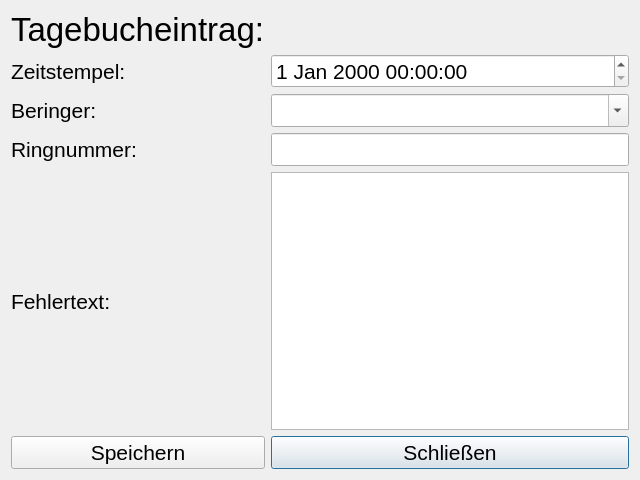
<?xml version="1.0" encoding="UTF-8"?>
<ui version="4.0">
 <class>Dialog</class>
 <widget class="QDialog" name="Dialog">
  <property name="geometry">
   <rect>
    <x>0</x>
    <y>0</y>
    <width>640</width>
    <height>480</height>
   </rect>
  </property>
  <property name="windowTitle">
   <string>Tagebucheintrag</string>
  </property>
  <layout class="QGridLayout" name="gridLayout_2">
   <item row="0" column="0">
    <layout class="QGridLayout" name="gridLayout">
     <item row="5" column="0">
      <widget class="QLabel" name="label_5">
       <property name="font">
        <font>
         <pointsize>16</pointsize>
        </font>
       </property>
       <property name="text">
        <string>Fehlertext:</string>
       </property>
      </widget>
     </item>
     <item row="3" column="0">
      <widget class="QLabel" name="label_2">
       <property name="font">
        <font>
         <pointsize>16</pointsize>
        </font>
       </property>
       <property name="text">
        <string>Beringer:</string>
       </property>
      </widget>
     </item>
     <item row="4" column="1">
      <widget class="QLineEdit" name="LE_ringnummer">
       <property name="font">
        <font>
         <pointsize>16</pointsize>
        </font>
       </property>
      </widget>
     </item>
     <item row="1" column="1">
      <widget class="QDateTimeEdit" name="DTE_zeitstempel">
       <property name="font">
        <font>
         <pointsize>16</pointsize>
        </font>
       </property>
      </widget>
     </item>
     <item row="4" column="0">
      <widget class="QLabel" name="label_4">
       <property name="font">
        <font>
         <pointsize>16</pointsize>
        </font>
       </property>
       <property name="text">
        <string>Ringnummer:</string>
       </property>
      </widget>
     </item>
     <item row="6" column="1">
      <widget class="QPushButton" name="BTN_close">
       <property name="font">
        <font>
         <pointsize>16</pointsize>
        </font>
       </property>
       <property name="text">
        <string>Schließen</string>
       </property>
      </widget>
     </item>
     <item row="0" column="0">
      <widget class="QLabel" name="label">
       <property name="font">
        <font>
         <pointsize>25</pointsize>
        </font>
       </property>
       <property name="text">
        <string>Tagebucheintrag:</string>
       </property>
      </widget>
     </item>
     <item row="5" column="1">
      <widget class="QPlainTextEdit" name="PTE_fehlertext">
       <property name="tabChangesFocus">
        <bool>true</bool>
       </property>
      </widget>
     </item>
     <item row="3" column="1">
      <widget class="QComboBox" name="CMB_ringer">
       <property name="font">
        <font>
         <pointsize>16</pointsize>
        </font>
       </property>
       <property name="editable">
        <bool>true</bool>
       </property>
       <property name="insertPolicy">
        <enum>QComboBox::NoInsert</enum>
       </property>
      </widget>
     </item>
     <item row="6" column="0">
      <widget class="QPushButton" name="BTN_save">
       <property name="font">
        <font>
         <pointsize>16</pointsize>
        </font>
       </property>
       <property name="text">
        <string>Speichern</string>
       </property>
      </widget>
     </item>
     <item row="1" column="0">
      <widget class="QLabel" name="label_3">
       <property name="font">
        <font>
         <pointsize>16</pointsize>
        </font>
       </property>
       <property name="text">
        <string>Zeitstempel:</string>
       </property>
      </widget>
     </item>
    </layout>
   </item>
  </layout>
 </widget>
 <tabstops>
  <tabstop>DTE_zeitstempel</tabstop>
  <tabstop>CMB_ringer</tabstop>
  <tabstop>LE_ringnummer</tabstop>
  <tabstop>PTE_fehlertext</tabstop>
  <tabstop>BTN_save</tabstop>
  <tabstop>BTN_close</tabstop>
 </tabstops>
 <resources/>
 <connections/>
</ui>
